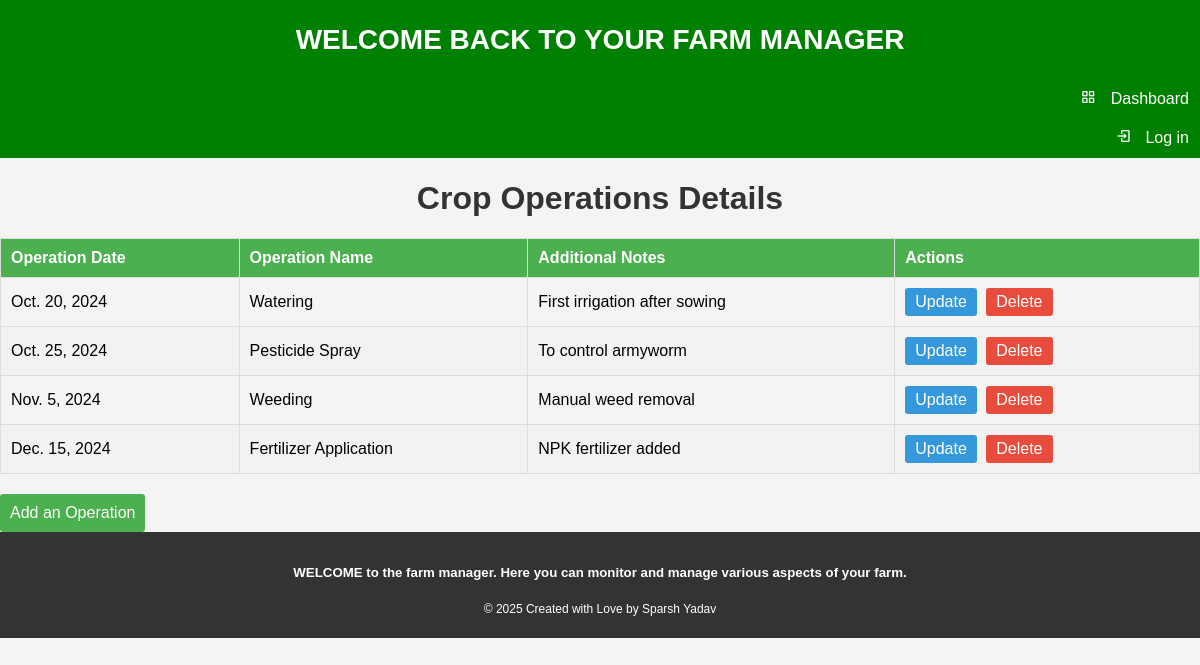
Page /show_cropoperations/2001/ on the committed database.
### homepage/models.py (models this page shows)
class Crop_operations(models.Model):
    crops=models.ForeignKey(Crops,on_delete=models.CASCADE)
    Operation_date=models.DateField(help_text="m/d/y")
    Operation_name=models.CharField(max_length=20)
    Additional_notes=models.TextField(blank=True)
    class Meta:
        db_table="Crop_operations"

### homepage/views.py (the view)
# urls.py: path('show_cropoperations/<int:Cid>/', Show_crop_operations, name='show-cropoperations'),
def Show_crop_operations(request,Cid):
    crops=get_object_or_404(Crops,Cid=Cid)
    operations=Crop_operations.objects.filter(crops=crops)
    return render(request,'homepage/showcropoperations.html',{'crops':crops, 'operations':operations})

### homepage/templates/homepage/showcropoperations.html (shortened to what this page needs)
{%extends 'homepage/base.html' %} {% block content %}
<head>
</head>
<body>
  <h1>Crop Operations Details</h1>
  <table>
    <thead>
      <tr>
        <th>Operation Date</th>
        <th>Operation Name</th>
        <th>Additional Notes</th>
        <th>Actions</th>
      </tr>
    </thead>
    <tbody>
      {% for operation in operations %}
      <tr>
        <td>{{ operation.Operation_date }}</td>
        <td>{{ operation.Operation_name }}</td>
        <td>{{ operation.Additional_notes }}</td>
        <td>
          <a
            href="{%url 'homepage:update-cropoperations' Cid=crops.Cid Operation_date=operation.Operation_date|date:'Y-m-d' %}"
            class="update-link"
            >Update</a
          >
          <a
            href="{%url 'homepage:delete-cropoperations' Cid=crops.Cid Operation_date=operation.Operation_date|date:'Y-m-d' %}"
            class="delete-link"
            >Delete</a
          >
        </td>
      </tr>
      {% endfor %}
    </tbody>
  </table>
  <a
    href="{% url 'homepage:add-cropoperations' Cid=crops.Cid %}"
    class="add-button"
    >Add an Operation</a
  >
</body>
{%endblock%}

### homepage/templates/homepage/showcropoperations.html (style rules this page uses)
body { font-family: Arial, sans-serif; background-color: #f4f4f4; margin: 0; padding: 0; }
h1 { color: #333; text-align: center; }
table { width: 100%; border-collapse: collapse; margin-top: 20px; }
th, td { border: 1px solid #ddd; padding: 10px; text-align: left; }
th { background-color: #4caf50; color: white; }
tr:nth-child(even) { background-color: #f2f2f2; }
.update-link, .delete-link { display: inline-block; padding: 5px 10px; text-decoration: none; color: #fff; border-radius: 3px; margin-right: 5px; }
.update-link { background-color: #3498db; }
.delete-link { background-color: #e74c3c; }
.add-button { display: inline-block; padding: 10px; background-color: #4caf50; color: white; text-decoration: none; border-radius: 3px; margin-top: 20px; }

### rows in the picture
Crop_operations: Operation_date "Oct. 20, 2024", Operation_name "Watering", Additional_notes "First irrigation after sowing"
Crop_operations: Operation_date "Oct. 25, 2024", Operation_name "Pesticide Spray", Additional_notes "To control armyworm"
Crop_operations: Operation_date "Nov. 5, 2024", Operation_name "Weeding", Additional_notes "Manual weed removal"
Crop_operations: Operation_date "Dec. 15, 2024", Operation_name "Fertilizer Application", Additional_notes "NPK fertilizer added"
